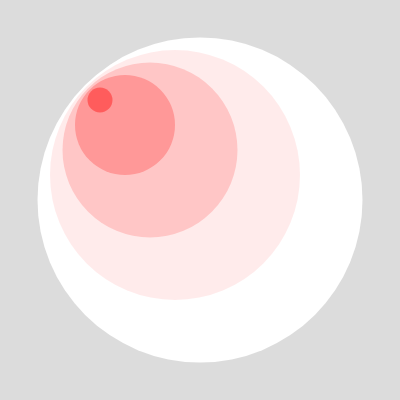
Frame 1 (no input)
Frame 60 (no input): identical to frame 1, image omitted
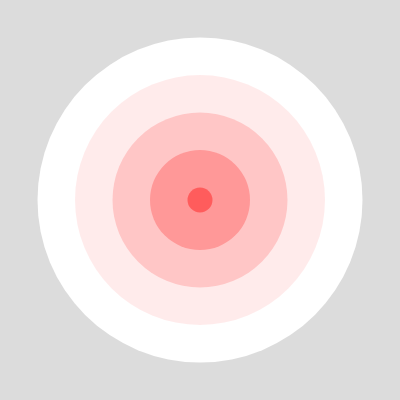
Frame 120 (the mouse pressed at the canvas centre since frame 60)

The p5.js sketch that drew these frames (run headless with seeded random() and noise() and a simulated clock; from frame 60 on, the mouse is pressed at the canvas centre):

// p5.js sketch
// ── sketch.js
function setup() {
  createCanvas(400, 400);
}

function draw() {
  background(220);
  noStroke()
  noCursor()
  ellipse1X = constrain(mouseX,175,225)
  ellipse1Y = constrain(mouseY,175,225)
  ellipse2X = constrain(mouseX,150,250)
  ellipse2Y = constrain(mouseY,150,250)
  ellipse3X = constrain(mouseX,125,275)
  ellipse3Y = constrain(mouseY,125,275)
  ellipse4X = constrain(mouseX,100,300)
  ellipse4Y = constrain(mouseY,100,300)
  fill(255,255,255)
  ellipse(200,200,325)
  fill(255,0,0,20)
  ellipse(ellipse1X,ellipse1Y,250)  
  fill(255,0,0,40)
  ellipse(ellipse2X,ellipse2Y,175)
  fill(255,0,0,60)
  ellipse(ellipse3X,ellipse3Y,100)  
  fill(255,0,0,100)
  ellipse(ellipse4X,ellipse4Y,25)  
}
